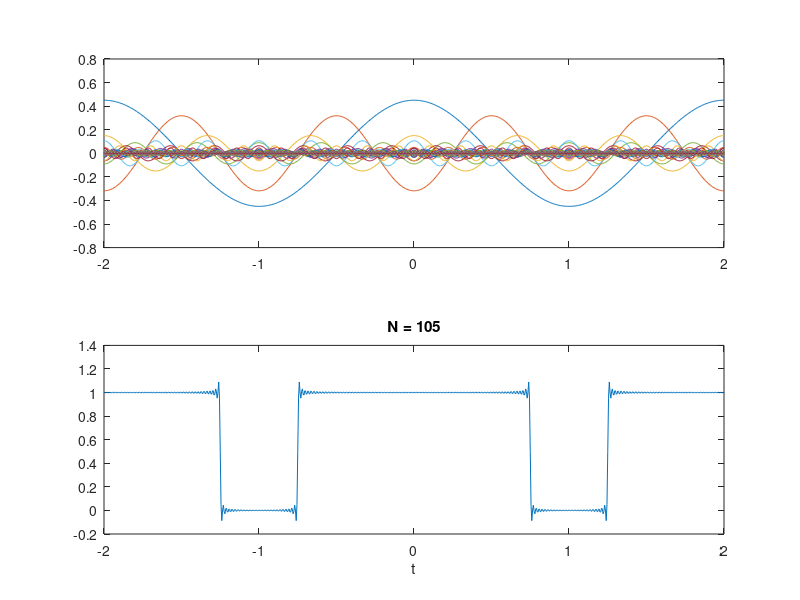

Write MATLAB code to recreate this figure.
% fs1.m : FOURIER SERIES - PERIODIC RECTANGULAR PULSE SIGNAL
% Periodic Pulse Signal Convergence (105)
% Longest convergence due to the instantaneous spike characteristics of a
%   pulse signal which needs a cos(infinity) for the vertical line
%   resulting in the Gibb's Phenomena => continuously differentiable
%   periodic function has a jump discontinuity resulting in "ears"

T  = 2;                % T = period
Tp = 1.5;              % Tp = width of pulse 
t = -T:0.005:T;        % t = time axis
wo = 2*pi/T;           % fundamental frequency
c0 = Tp/T;             % from the formula for c(k)
x = c0*ones(size(t));  % DC component of x(t)
figure(1)
clf

for k = 1:105
   figure(1)
   subplot(2,1,1)
   ck = Tp/T*sinc(k*wo*Tp/2/pi);    % the formula for c(k)
   xk = 2*ck*cos(k*wo*t);           % Plotted y value
   plot(t,xk);                      % Aggregate plot of all cos functions
   hold on
   x = x + xk;                      % Next Iteration by adding next xk
   subplot(2,1,2)
   hold off
   plot(t,x)                        % Plot of mimicked pulse wave
   xlabel('t')
   title(['N = ',num2str(k)])
   pause(0.2)
end